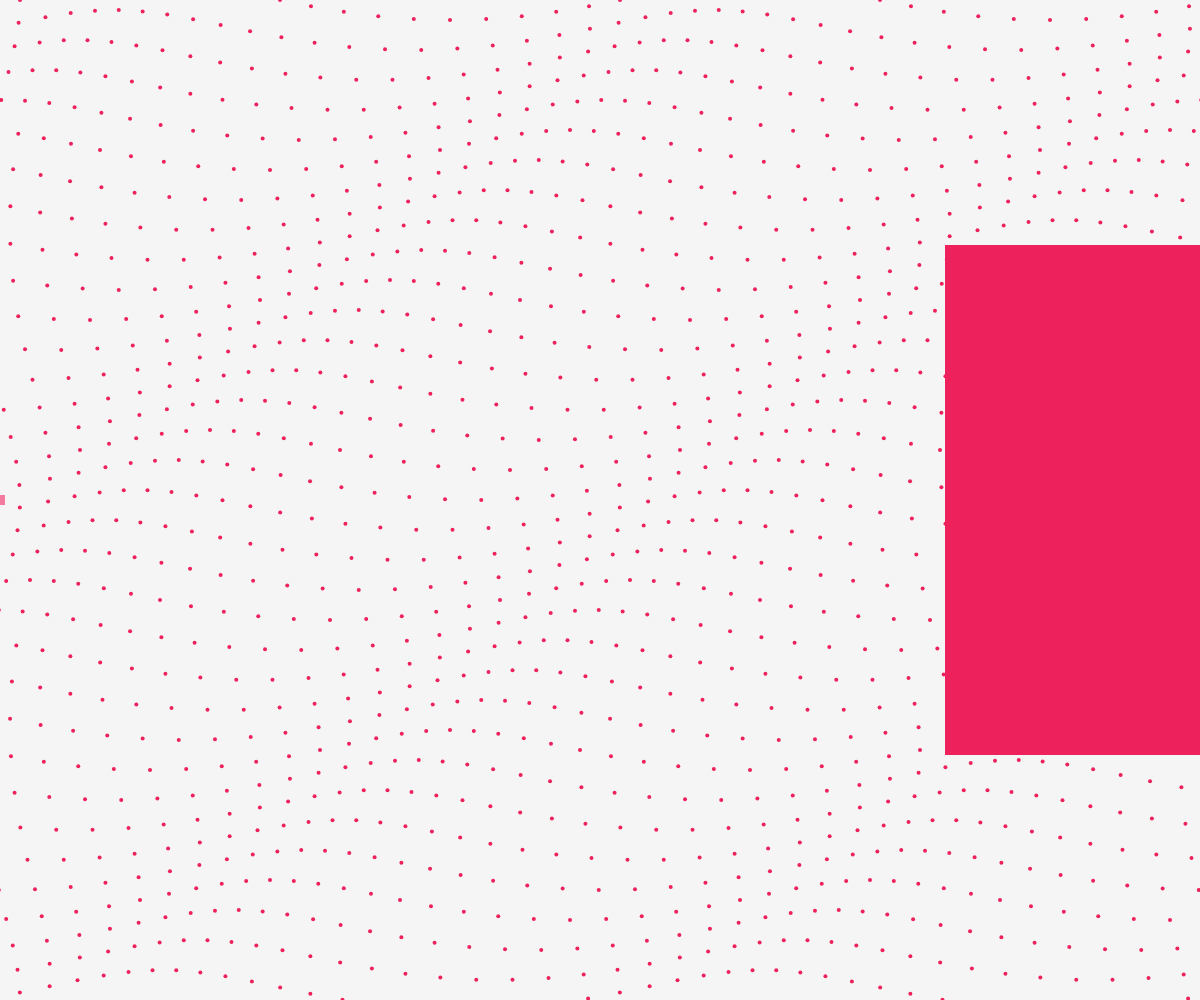
Frame 1 (no input)
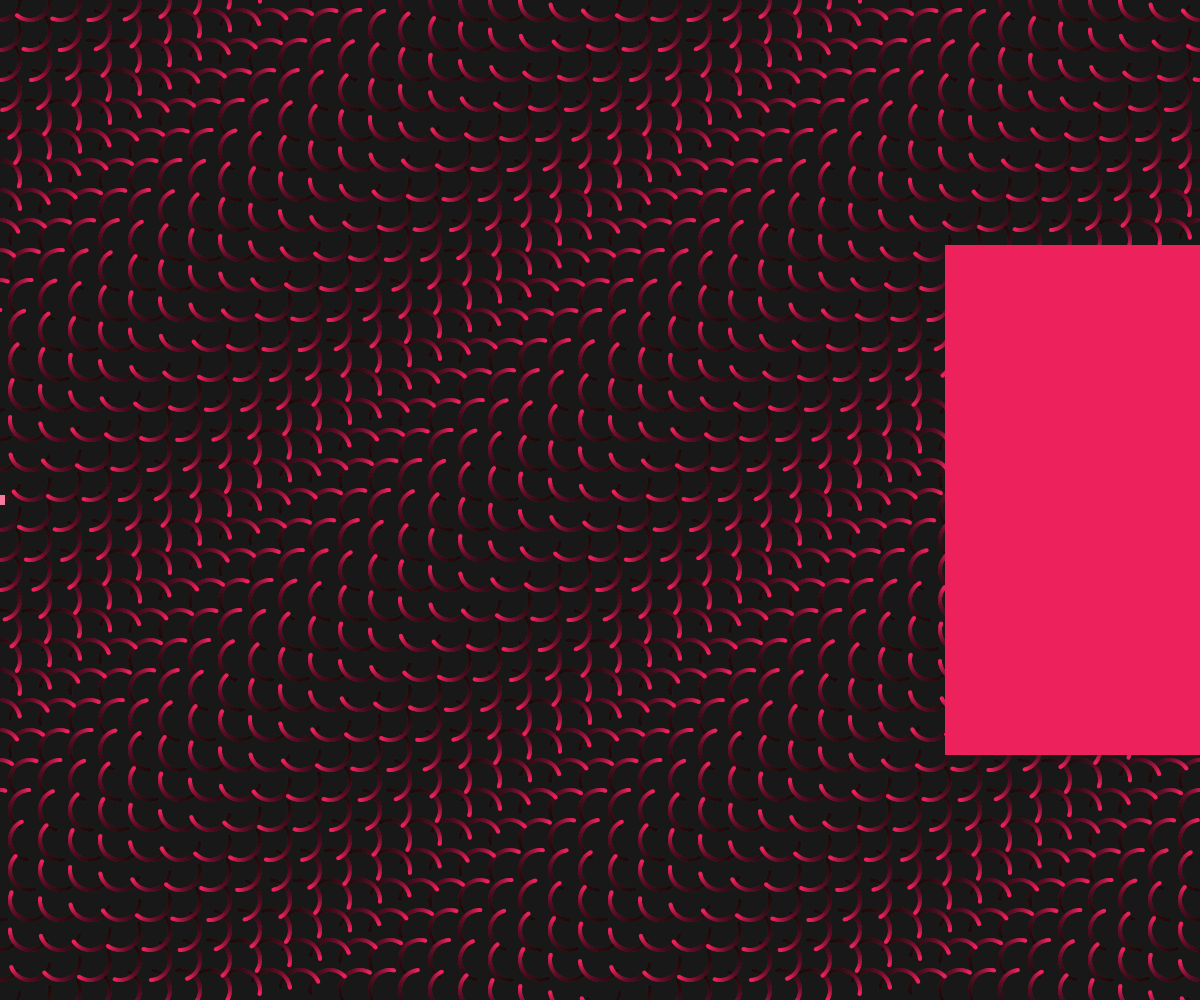
Frame 60 (no input)
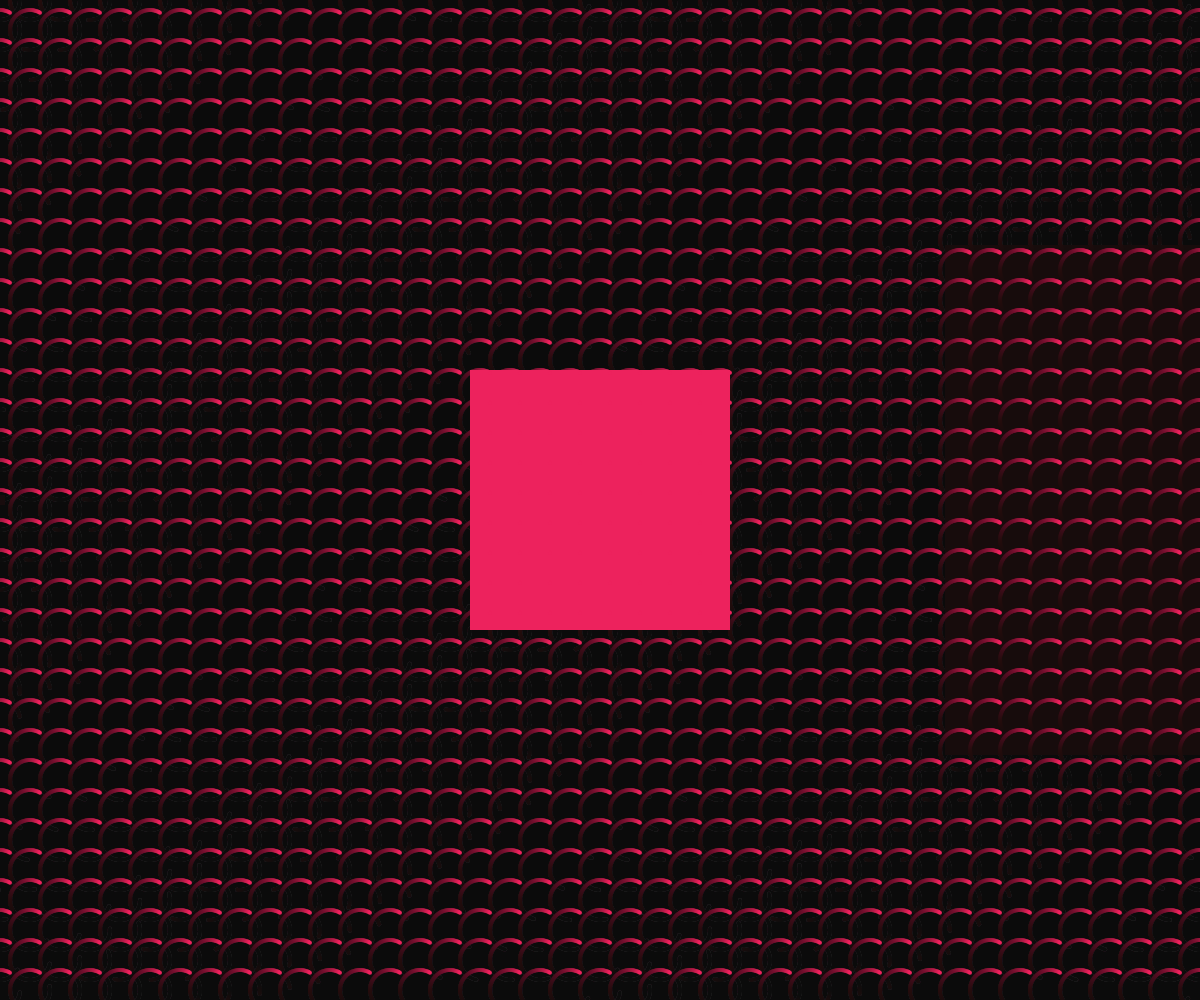
Frame 120 (the mouse pressed at the canvas centre since frame 60)

The p5.js sketch that drew these frames (run headless with seeded random() and noise() and a simulated clock; from frame 60 on, the mouse is pressed at the canvas centre):

// p5.js sketch
// ── sketch.js

let t = 0; // time variable

function setup() {
  createCanvas(windowWidth, windowHeight);
  noStroke();
  fill(40, 200, 40);
  rectMode(CENTER);
}

function draw() {
  background(10, 10); // translucent background (creates trails)
  fill(244, 122, 158);
  rect(mouseX, height / 2, mouseY / 2 + 10, mouseY / 2 + 10);
  fill(237, 34, 93);
  let inverseX = width - mouseX;
  let inverseY = height - mouseY;
  rect(inverseX, height / 2, inverseY / 2 + 10, inverseY / 2 + 10);
  
  for (let x = 0; x <= width; x = x + 30) {
    for (let y = 0; y <= height; y = y + 30) {
      // starting point of each circle depends on mouse position
      const xAngle = map(mouseX, 0, width, -4 * PI, 4 * PI, true);
      const yAngle = map(mouseY, 0, height, -4 * PI, 4 * PI, true);
      // and also varies based on the particle's location
      const angle = xAngle * (x / width) + yAngle * (y / height);

      // each particle moves in a circle
      const myX = x + 20 * cos(2 * PI * t + angle);
      const myY = y + 20 * sin(2 * PI * t + angle);

      ellipse(myX, myY, 4);
    }
  }

  t = t + 0.007; // update time
}

// ── sketchs.js
// function setup() {
//     createCanvas(windowWidth, windowHeight);
// }

// function draw() {
//     background(25, 15, 10);
//     rectangle(50, 30, 55, 55);
// }
